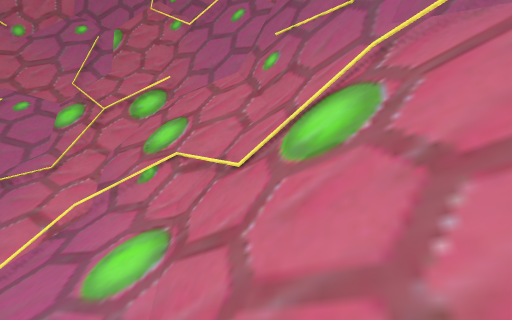
View 1 (above)

16 first-person views from a walk through a Unity game level. The camera is 1.5 m above the floor, tilts 6° down and sees 85° across. The floor is counted in squares, 1 m on a side. Each view is taken from the middle of a square. On the plan, view 1 faces up. The plan holds only what a view shows up to about 14 squares ahead; the rest is blank. The place goes on beyond the plan.

View 2
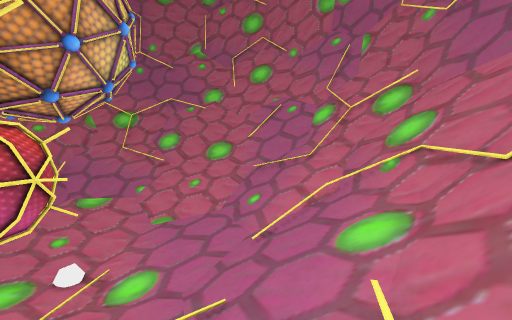

View 3
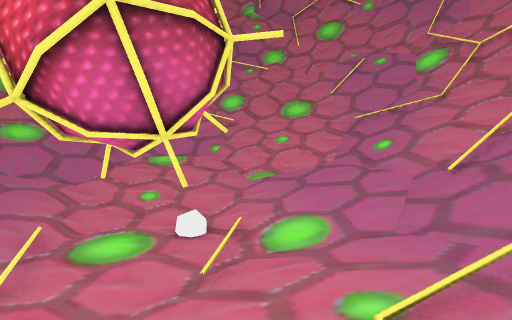

View 4
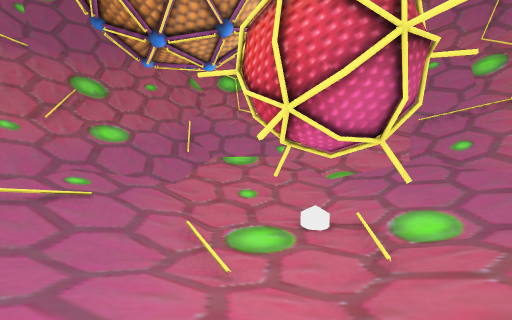

View 5
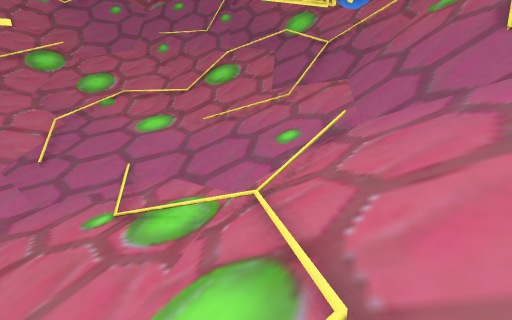

View 6
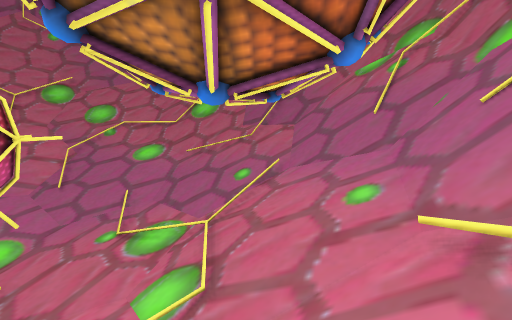

View 7
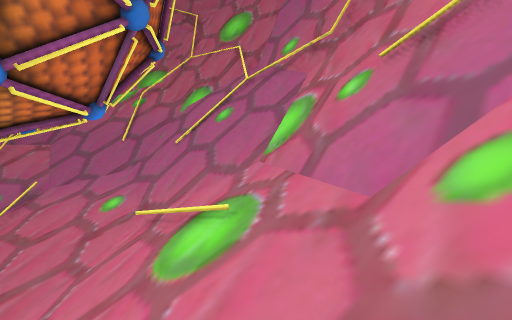

View 8
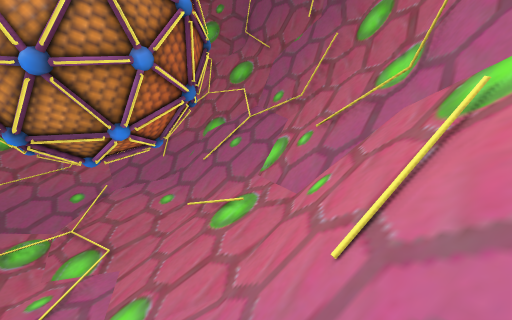

View 9
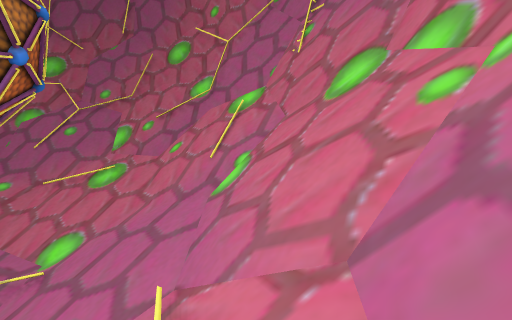

View 10
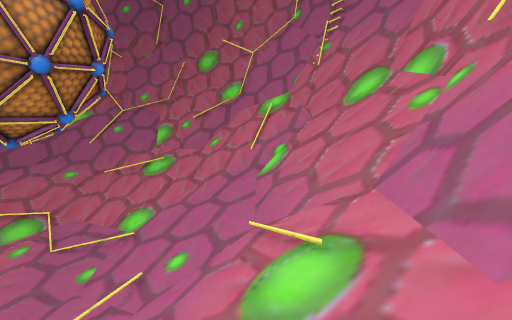

View 11
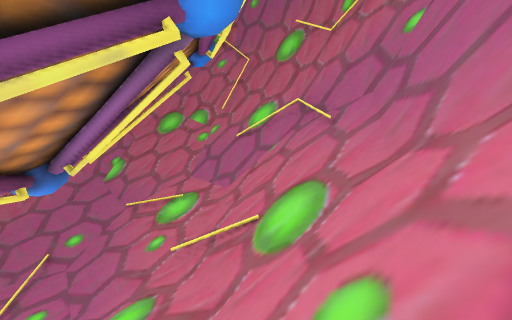

View 12
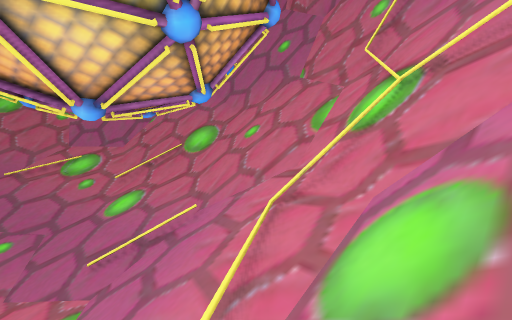

View 13
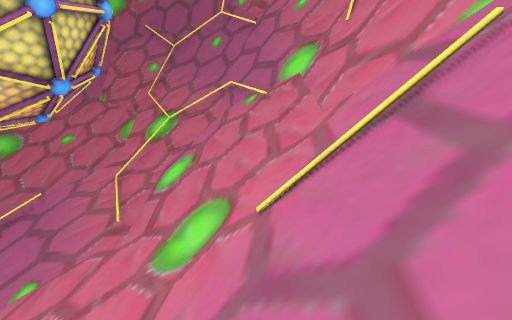

View 14
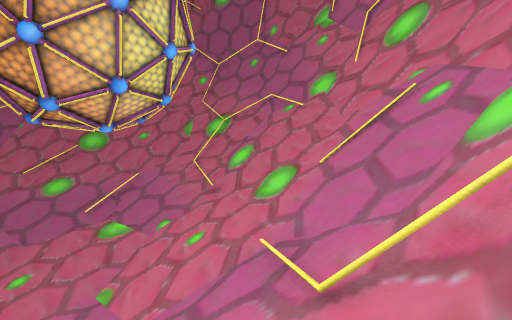

View 15
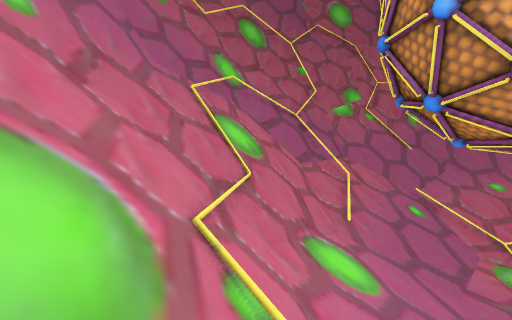

View 16
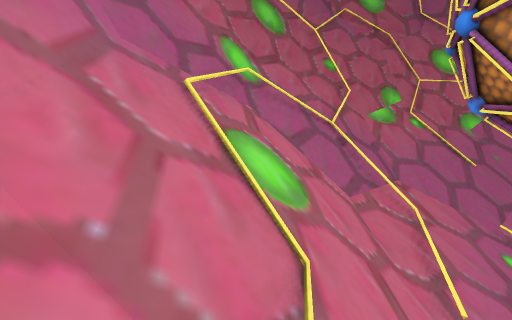

### Floor plan
Key: @ floor where view 1 was taken; # wall or solid block; . main floor; : floor 0.25 m higher than the main floor; + floor 0.5 m higher than the main floor; * floor 0.75 m higher than the main floor; % floor 1 m higher than the main floor; & floor 1.25 m higher than the main floor; $ floor 1.5 m higher than the main floor; / step, stairs or slope; = window, fence, low wall or low ledge; ^ raised ledge.
Columns run from 27 left of view 1 to 4 right of it. Each row starts with its distance up from view 1.
 16             #####
 15            ###=###
 14        #####=#=//#=#
 13       ##//////////#########
 12      ##=//////////==##=/=###
 11      #///////////////=/////##
 10      #/////////////////////##
  9     ##=////////////////////=##
  8    ###=///////////////==////###
  7  ####=///////////////////////=##
  6 ###==///////////&$$$//////////##
  5 ##/////////////%%%&&//////////=#
  4 #/////////////*//*%%//////////=#
  3 #//////////////////////////////#
  2 #//////////////.///+*%///////==#
  1 #/////////////..=/:+*%///////###
  0 #=///////////:..../+*/&////@=##
 -1 #////////////:....:+*/&//////##
 -2 #//////////////...:+*%///////###
 -3 #//////////////:///+*%/////////#
 -4 #//////////////////////////////#
 -5 #=////////////*//*%%//////////=#
 -6 ##/////////////%%/////////////=#
 -7 ###==////////////$$$//////////##
 -8  ####=///////////////////////##
 -9    ###=/////////////////////###
-10     ##=////////////////////=#
-11      #/////////////////////##
-12      #///////////////=///==##
-13      ##///////////==##=/=###
-14       ##//////////=########
-15       ######= ///#=^#
-16           ####=######
-17              ####

Positions as (right, up) in squares from view 1, and headings:
1: (0, 0), facing up
2: (0, -1), facing up-left
3: (-5, -3), facing up-left
4: (-7, -6), facing up-left
5: (-8, -7), facing up-right
6: (-9, -10), facing up-right
7: (-12, -12), facing right
8: (-17, -12), facing right
9: (-22, -7), facing down-right
10: (-23, -4), facing down-right
11: (-24, 4), facing down
12: (-17, 10), facing down-left
13: (-10, 12), facing left
14: (-5, 10), facing left
15: (-5, 10), facing down-right
16: (-2, 8), facing down-right
